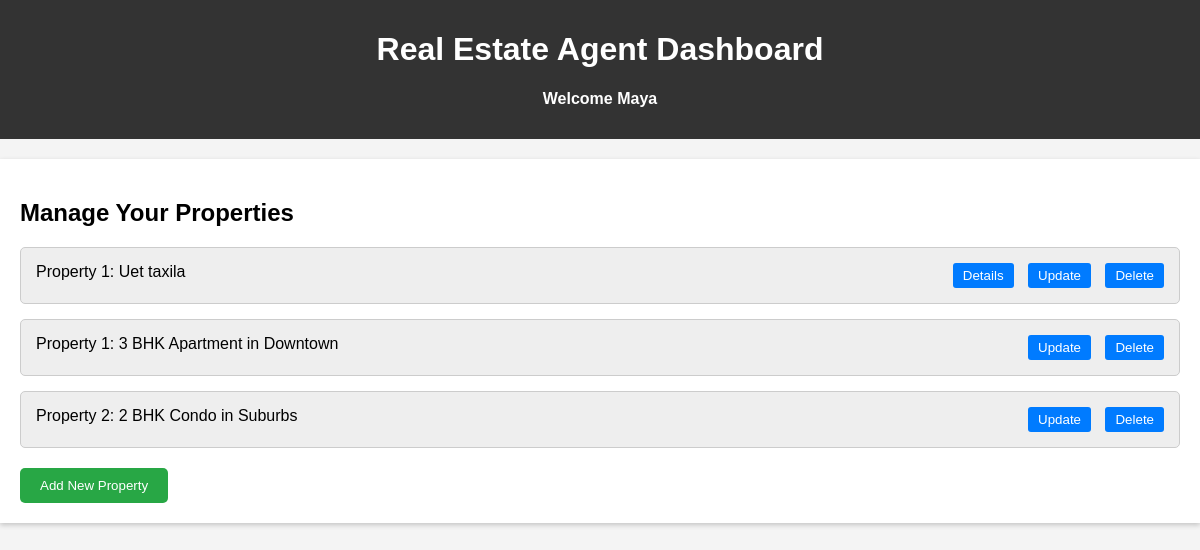
The page /dashboard/ (signed in) on the database as committed earlier.
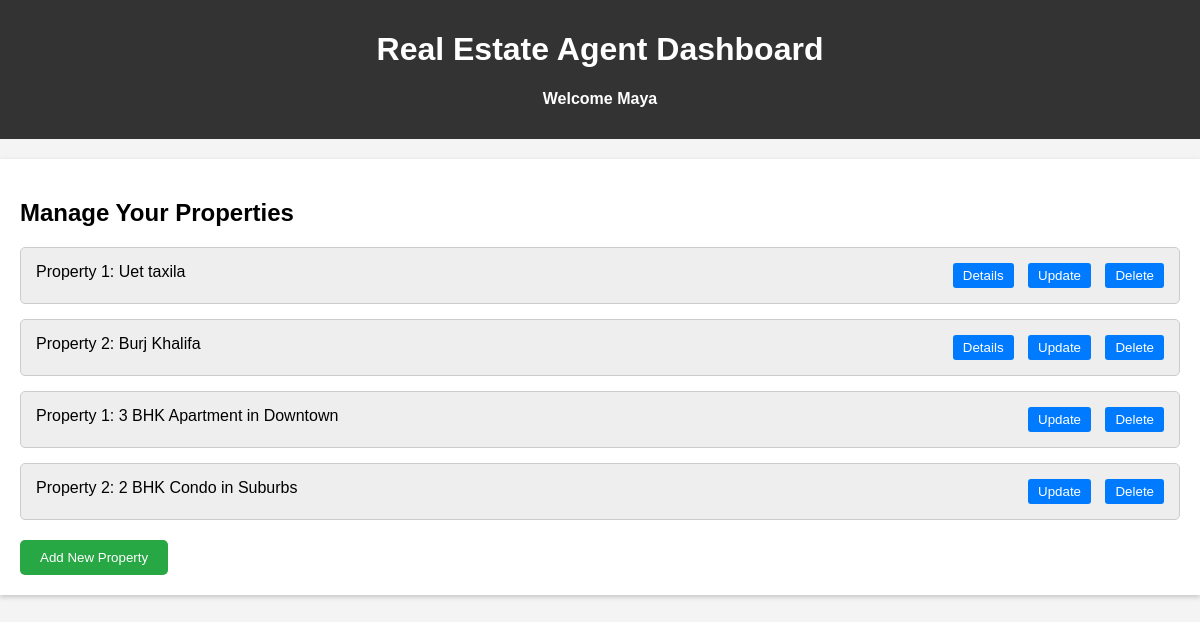
The same page on the database as committed later.
### property/models.py (models this page shows, shortened)
class Property(models.Model):
    PROPERTY_TYPE_CHOICES = [
        ('residential', 'Residential'),
        ('commercial', 'Commercial'),
    ]
    FACILITY_CHOICES = [
        ('villa', 'Villa'),
        ('compound', 'Compound'),
        ('apartment', 'Apartment'),
        ('hotel_apartment', 'Hotel Apartment'),
        ('duplex', 'Duplex'),
    ]
    FACILITIES = [
        ('central_ac', 'Central A/C'),
        ('maids_room', "Maids Room"),
        ('balcony', "Balcony"),
        ('shared_pool', "Shared Pool"),
        ('shared_spa', "Shared Spa"),
        ('shared_gym', "Shared Gym"),
        ('concierge_service', "Concierge Service"),
        ('covered_parking', "Covered Parking"),
        ('view_of_water', "View of Water"),
        ('view_of_landmark', "View of Landmark"),
        ('pets_allowed', "Pets Allowed"),
        ('study', "Study"),
        ('private_garden', "Private Garden"),
        ('private_pool', "Private Pool"),
        ('private_gym', "Private Gym"),
        ('private_jacuzzi', "Private Jacuzzi"),
        ('built_in_wardrobes', "Built in Wardrobes"),
        ('walk_in_closet', "Walk-in Closet"),
        ('built_in_kitchen_appliances', "Built in Kitchen Appliances"),
        ('maid_service', "Maid Service"),
        ('childrens_play_area', "Children's Play Area"),
        ('childrens_pool', "Children's Pool"),
        ('barbecue_area', "Barbecue Area"),
    ]
    title = models.CharField(max_length=200)
    description = models.TextField()
    price = models.DecimalField(max_digits=10, decimal_places=2)
    location = models.CharField(max_length=100)
    property_type = models.CharField(max_length=50, choices=PROPERTY_TYPE_CHOICES)
    facility_type = models.CharField(max_length=50, choices=FACILITY_CHOICES)
    size = models.DecimalField(max_digits=10, decimal_places=2, help_text="Size in square feet.")
    bedrooms = models.PositiveIntegerField()
    bathrooms = models.PositiveIntegerField()
    facilities = MultiSelectField(max_length=500,choices=FACILITIES, blank=True, null=True)
    community = models.ForeignKey(Community, related_name="properties", on_delete=models.SET_NULL, null=True, blank=True)
    agent = models.ForeignKey(Agent, related_name="properties", on_delete=models.SET_NULL, null=True, blank=True)
    is_for_sale = models.BooleanField(default=False)
    is_for_rent = models.BooleanField(default=False)
    created_at = models.DateTimeField(auto_now_add=True)

### property/views.py (the view)
# urls.py: path('dashboard/', dashboard, name='dashboard'),
def dashboard(request):
    userReq = request.user
    if userReq.is_authenticated:
        if userReq.is_agent:
            agent = Agent.objects.get(user=userReq)
            print(agent)
            properties = agent.properties.all()
            return render(request, 'property/dashboard.html', {'properties': properties})
        else:
            return redirect('home')
    else:
        return redirect('login')
    return render(request, 'property/dashboard.html')

### property/models.py (called while the page is built)
    def __str__(self):
        return self.full_name

### property/templates/property/dashboard.html (shortened to what this page needs)
{% load static %}
<!DOCTYPE html>
<html lang="en">
<head>
    <link rel="stylesheet" href="{% static 'property/styles/dashboard.css' %}">
</head>
<body>
    <header>
        {% if user.is_authenticated %}
            <h1>Real Estate Agent Dashboard</h1>
            <h4>Welcome {{user.first_name}}</h4>
        {% else %}
            <h1>Property Finder</h1>
            <h4>Find your dream home</h4>
        {% endif %}
    </header>
    <div class="container">
        <div class="main-content">
            <h2>Manage Your Properties</h2>
            <ul class="property-list">
                {% for property in properties %}
                    <li class="property-item">
                        <span>Property {{property.id}}: {{property.title}}</span>
                        <div>
                            <a href="{% url 'property_detail' property.id %}"><button>Details</button></a>
                            <a href="{% url 'property_update' property.id %}"><button>Update</button></a>
                            <a href="{% url 'property_delete' property.id %}"><button>Delete</button></a>
                        </div>
                    </li>
                {% endfor %}
                <li class="property-item">
                    <span>Property 1: 3 BHK Apartment in Downtown</span>
                    <div>
                        <button onclick="updateProperty('1')">Update</button>
                        <button onclick="deleteProperty('1')">Delete</button>
                    </div>
                </li>
                <li class="property-item">
                    <span>Property 2: 2 BHK Condo in Suburbs</span>
                    <div>
                        <button onclick="updateProperty('2')">Update</button>
                        <button onclick="deleteProperty('2')">Delete</button>
                    </div>
                </li>
            </ul>
            <div class="actions">
                <a href="{% url 'property_create' %}"><button>Add New Property</button></a>
            </div>
        </div>
    </div>
</body>
</html>

Rows that differ between the two databases and show on the page:
added Property: id "2", title "Burj Khalifa"
